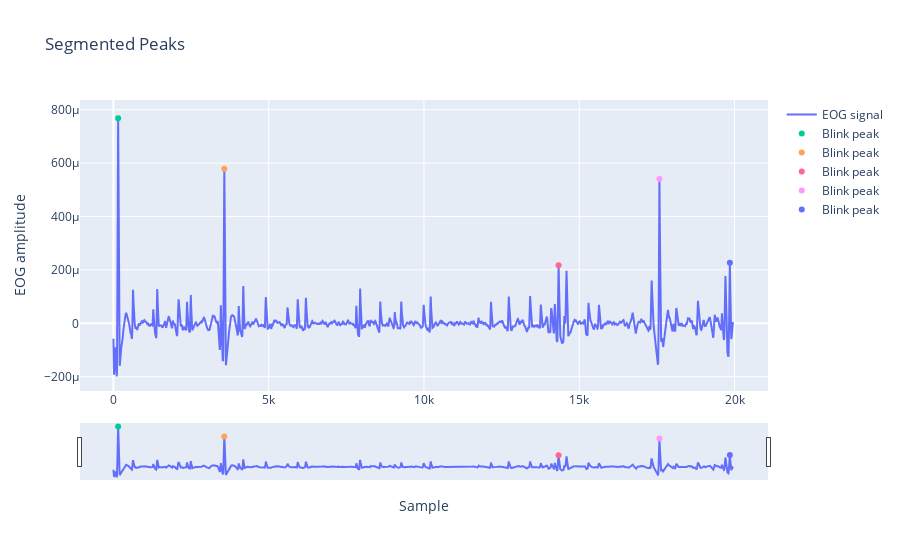

Notebook code cell kept with this figure:
### Code cell
df = pd.read_excel(r"C:\Users\cheta\Downloads\Charuni_TBUT_Trial1.xlsx")
use_data = df['CH1']
cutoff=0.05
b, a = signal.butter(2, cutoff, btype='lowpass') #low pass filter
filtered_data= signal.filtfilt(b, a, use_data)
eog_cleaned = bk.eog_clean(filtered_data, sampling_rate=100, method='neurokit')

blinks = bk.signal_findpeaks(eog_cleaned, relative_height_min=2.5)
print(f"{len(blinks['Peaks'])} Blinks found")
df_blinks = pd.DataFrame(blinks)
df_blinks.head()

# Plot segmented blinks
fig = go.Figure()
fig.add_trace(go.Scatter(x=np.arange(len(eog_cleaned)), y=eog_cleaned, name='EOG signal'))

for i, peak in enumerate(blinks['Peaks']):
    start = peak    # Subtract 50 samples from start to show some lead-up to blink
    end = peak  # Add 50 samples to end to show some post-blink activity
    
    blink_segment = eog_cleaned[start:end]
    blink_times = np.arange(start, end)
    
    fig.add_trace(go.Scatter(x=blink_times, y=blink_segment, name='Blink' ))
    fig.add_trace(go.Scatter(x=[peak], y=[eog_cleaned[peak]], mode='markers', name='Blink peak' ))

fig.update_layout(xaxis_title='Sample', yaxis_title='EOG amplitude', title='Segmented Peaks')
fig.update_xaxes(rangeslider_visible=True)
fig.show()

### Figure 1 — Plotly figure (JSON) as saved in the notebook; plotly's stock layout.template omitted (floating-point values rounded to 4 significant figures; data arrays with more than 128 entries replaced by an {"elided": "..."} marker saying what was removed)
{"data": [{"name": "EOG signal", "type": "scatter", "x": {"elided": "19950 int values"}, "y": {"elided": "19950 float values"}}, {"name": "Blink", "type": "scatter", "x": [], "y": []}, {"mode": "markers", "name": "Blink peak", "type": "scatter", "x": [152], "y": [0.0007679]}, {"name": "Blink", "type": "scatter", "x": [], "y": []}, {"mode": "markers", "name": "Blink peak", "type": "scatter", "x": [3571], "y": [0.0005791]}, {"name": "Blink", "type": "scatter", "x": [], "y": []}, {"mode": "markers", "name": "Blink peak", "type": "scatter", "x": [14335], "y": [0.0002179]}, {"name": "Blink", "type": "scatter", "x": [], "y": []}, {"mode": "markers", "name": "Blink peak", "type": "scatter", "x": [17582], "y": [0.0005406]}, {"name": "Blink", "type": "scatter", "x": [], "y": []}, {"mode": "markers", "name": "Blink peak", "type": "scatter", "x": [19850], "y": [0.0002265]}], "layout": {"title": {"text": "Segmented Peaks"}, "xaxis": {"rangeslider": {"visible": true}, "title": {"text": "Sample"}}, "yaxis": {"title": {"text": "EOG amplitude"}}}}
